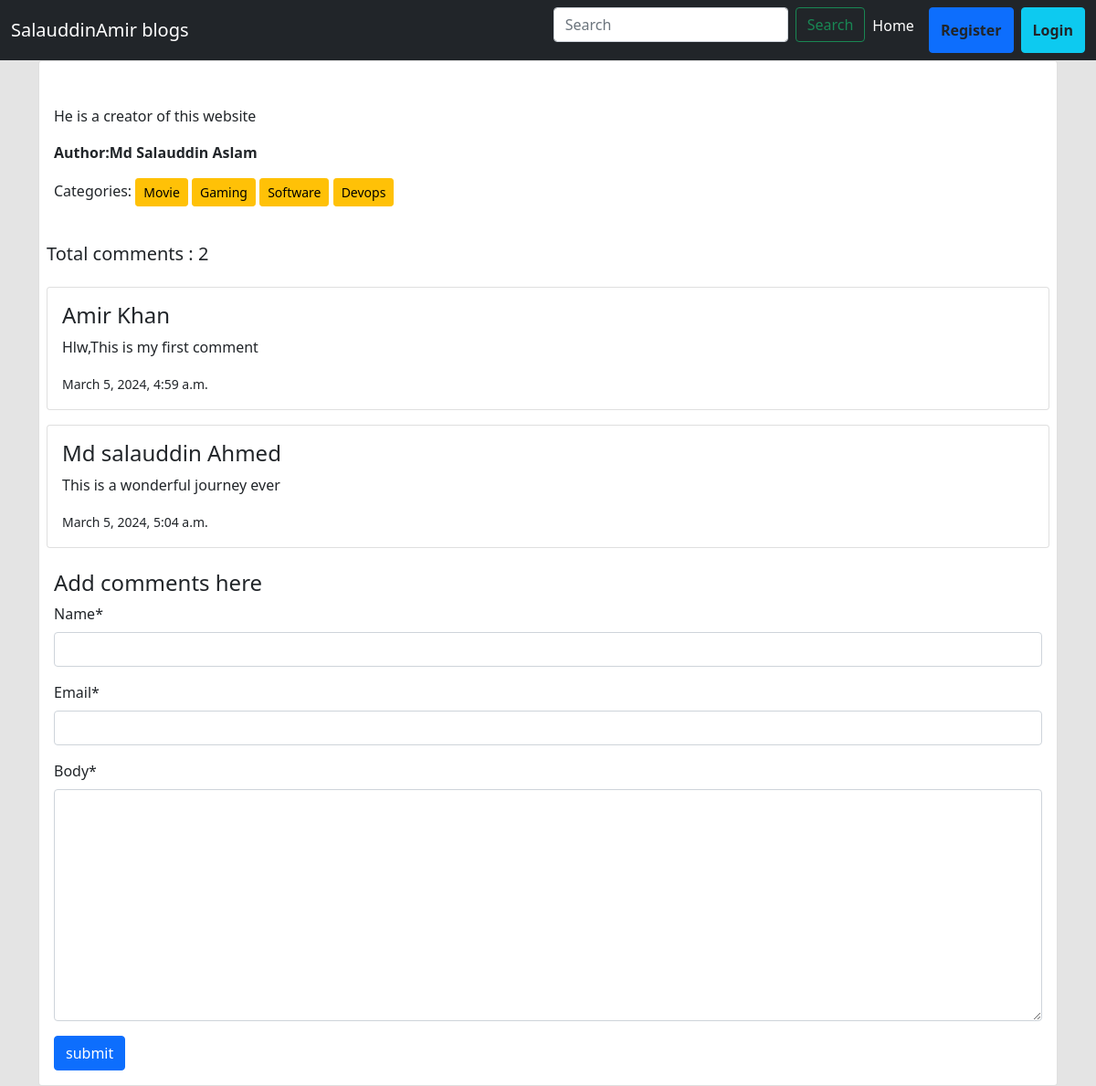
The app's page /post/details/10 with its own data.
### post/models.py (models this page shows, shortened)
class post(models.Model):
    title = models.CharField(max_length=50)
    content =models.TextField()
    category=models.ManyToManyField(Category)
    author = models.ForeignKey(User, on_delete =models.CASCADE)
    image=models.ImageField(upload_to ='post/media/uploads/',blank=True,null=True)

class Comments(models.Model):
    post=models.ForeignKey(post,on_delete=models.CASCADE,related_name='comments')
    name=models.CharField(max_length=30)
    email=models.EmailField()
    body=models.TextField()
    created_on=models.DateTimeField(auto_now_add=True)

### categories/models.py (models this page shows, shortened)
class Category(models.Model):
    name=models.CharField(max_length=100)
    slug = models.SlugField(max_length=100,null=True,blank=True,unique=True)

### post/views.py (the view, shortened to what this page needs)
# urls.py: path('details/<int:id>',views.DetailPostView.as_view(),name='detail_post' ),
class DetailPostView(DetailView):
    model= models.post
    pk_url_kwarg = 'id'
    template_name= 'blogDetails.html'
    def get_context_data(self, **kwargs):
        context= super().get_context_data(**kwargs)
        post = self.object
        comments=post.comments.all()
        comment_form=forms.CommentForm()
        context['comments'] = comments
        context['comment_form']=comment_form
        return context

### post/forms.py
class CommentForm(forms.ModelForm):
    class Meta:
        model=Comments
        fields=['name','email','body']

### post/templates/blogDetails.html (shortened to what this page needs)
{% extends "base.html" %}
{% load crispy_forms_tags%}
{% block content %}
<div class="col-12">
    <div class="card ">
      <div class="card-body ">
        <p class="card-text">{{post.content }}</p>
        <p class="fw-bold">Author:{{post.author.first_name}} {{post.author.last_name}}</p>
    <p>   Categories:
        {% for j in post.category.all %}
      <button href="#" class="btn btn-warning btn-sm"> {{j.name}}</button>
        {% endfor %}
    </p>
      </div>
      <h5 class="p-2">Total comments : {{ comments | length}}</h5>
      {%for commet in comments%}
      <div class="card m-2">
        <div class="card-body">
          <h4>{{commet.name}}</h4>
          <p>{{commet.body}}</p>
          <small>{{commet.created_on}}</small>
        </div>
      </div>
      {% endfor %}
        <div class="card-body">
         <form method="post">
            <h4>Add comments here</h4>
            {{comment_form | crispy}}
            <button class="btn btn-primary">submit</button>
         </form>
        </div>
    </div>
  </div>
{% endblock content %}

### records on screen
post: content "He is a creator of this website", author.first_name "Md Salauddin", author.last_name "Aslam"
Category: name "Movie"
Category: name "Gaming"
Category: name "Software"
Category: name "Devops"
Comments: name "Amir Khan", body "Hlw,This is my first comment", created_on "March 5, 2024, 4:59 a.m."
Comments: name "Md salauddin Ahmed", body "This is a wonderful journey ever", created_on "March 5, 2024, 5:04 a.m."

### other values on screen
{{ comments | length }} "2"
